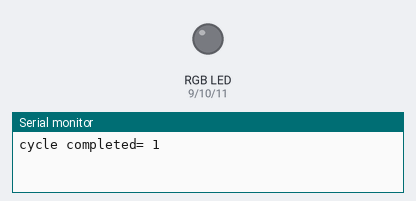
Simulated run of this sketch. Board: Arduino Uno, built with avr-gcc and run on an emulated ATmega328P. Shown: an RGB LED mixed from three pins (HIGH = lit), the last lines printed to the serial monitor.

Above: at 1.1 s.
At 18.7 s:
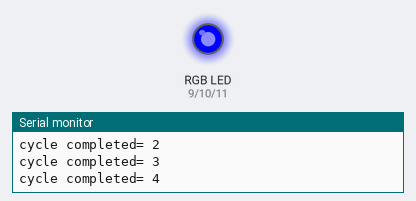
At 24.8 s:
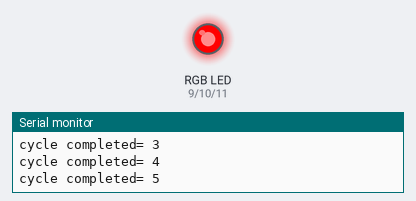
At 31.5 s:
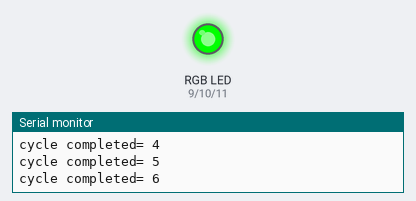
At 34.2 s:
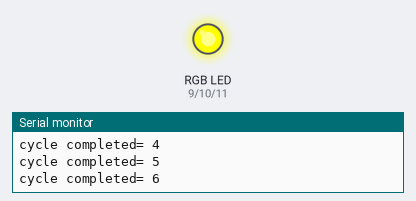
At 37.0 s:
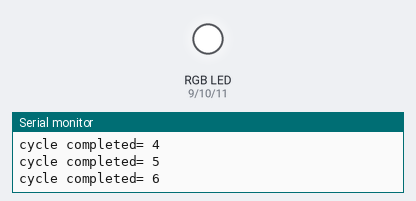
Timing chart, 0 to 40.0 s (numbered marks = the images above):
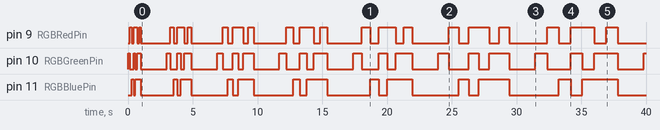

Measured:
- by itself, pin 9 (RGBRedPin): LOW → HIGH at 0.14 s, → LOW 0.14 s later, → HIGH 0.14 s later, → LOW 0.29 s later, … (42 changes in this stretch)
- by itself, pin 10 (RGBGreenPin): LOW → HIGH at 0.00 s, → LOW 0.14 s later, → HIGH 0.29 s later, → LOW 0.14 s later, … (43 changes in this stretch)
- by itself, pin 11 (RGBBluePin): LOW → HIGH at 0.29 s, → LOW 0.14 s later, → HIGH 0.14 s later, → LOW 0.43 s later, … (28 changes in this stretch)

The sketch:

Code.ino
```cpp
// NAME: AARSH PARIMAL PATEL
// STUDENT ID: 200520260
// DATE: 25th MAY 2022
// LAB-2

int RGBRedPin = 9;    // The red RGB LED is connected to pin 9 of the Arduino.
int RGBGreenPin = 10; // The green RGB LED is connected to pin 10 of the Arduino.
int RGBBluePin = 11;  // The blue RGB LED is connected to pin 11 of the Arduino.
int waitTime = 2000;  // Sets the amount of time to wait between color changes.
int waitTime1 = 500;
int waitTime2 = 750;
int waitTime3 = 950;
int waitTime4 = 600;

void setup() // The Setup function runs once.
{
    Serial.begin(9600);
    pinMode(RGBRedPin, OUTPUT);   // Setup red RGB LED pin as an output pin.
    pinMode(RGBGreenPin, OUTPUT); // Setup green RGB LED pin as an output pin.
    pinMode(RGBBluePin, OUTPUT);  // Setup blue RGB LED pin as an output pin.
}
void loop() // The loop function runs forever.
{
    // level1();
    // level2();
    level3();
}

// LEVEL 1

void level1()
{
    // Display Red
    digitalWrite(RGBRedPin, HIGH); // Turn on RED
    delay(waitTime);               // Wait for 2 seconds
    digitalWrite(RGBRedPin, LOW);  // Turn off Red
    // Display Green
    digitalWrite(RGBGreenPin, HIGH); // Turn on Green
    delay(waitTime);                 // Wait for 2 seconds
    digitalWrite(RGBGreenPin, LOW);  // Turn off Green
    // Display Blue
    digitalWrite(RGBBluePin, HIGH); // Turn on Blue
    delay(waitTime);                // Wait for 2 seconds
    digitalWrite(RGBBluePin, LOW);  // Turn off Blue
    // Display Magenta (Red + Blue)
    digitalWrite(RGBRedPin, HIGH);  // Turn on RED
    digitalWrite(RGBBluePin, HIGH); // Turn on Blue
    delay(waitTime);                // Wait for 2 seconds
    digitalWrite(RGBRedPin, LOW);   // Turn off Red
    digitalWrite(RGBBluePin, LOW);  // Turn on Blue
    // Display Yellow (Red + Green)
    digitalWrite(RGBRedPin, HIGH);   // Turn on RED
    digitalWrite(RGBGreenPin, HIGH); // Turn on Green
    delay(waitTime);                 // Wait for 2 seconds
    digitalWrite(RGBRedPin, LOW);    // Turn off Red
    digitalWrite(RGBGreenPin, LOW);  // Turn of Green
    // Display Cyan (Blue + Green)
    digitalWrite(RGBBluePin, HIGH);  // Turn on BLUE
    digitalWrite(RGBGreenPin, HIGH); // Turn on GREEN
    delay(waitTime);                 // Wait for 2 seconds
    digitalWrite(RGBBluePin, LOW);   // Turn of BLUE
    digitalWrite(RGBGreenPin, LOW);  // Turn off GREEN
    // Display White (Red + Blue + Green)
    digitalWrite(RGBRedPin, HIGH);   // Turn on RED
    digitalWrite(RGBBluePin, HIGH);  // Turn on BLUE
    digitalWrite(RGBGreenPin, HIGH); // Turn on GREEN
    delay(waitTime);                 // Wait for 2 seconds
    digitalWrite(RGBRedPin, LOW);    // Turn off RED
    digitalWrite(RGBBluePin, LOW);   // Turn off BLUE
    digitalWrite(RGBGreenPin, LOW);  // Turn off GREEN
}

// LEVEL2

void level2()
{
    // Display Red
    digitalWrite(RGBRedPin, HIGH); // Turn on RED
    delay(waitTime1);              // Wait for 500 milliseconds
    digitalWrite(RGBRedPin, LOW);  // Turn off Red

    // Display White (Red + Blue + Green)
    digitalWrite(RGBRedPin, HIGH);   // Turn on RED
    digitalWrite(RGBBluePin, HIGH);  // Turn on BLUE
    digitalWrite(RGBGreenPin, HIGH); // Turn on GREEN
    delay(waitTime2);                // Wait for 750 milliseconds
    digitalWrite(RGBRedPin, LOW);    // Turn off RED
    digitalWrite(RGBBluePin, LOW);   // Turn off BLUE
    digitalWrite(RGBGreenPin, LOW);  // Turn off GREEN

    // Display Green
    digitalWrite(RGBGreenPin, HIGH); // Turn on Green
    delay(waitTime3);                // Wait for 950 milliseconds
    digitalWrite(RGBGreenPin, LOW);  // Turn off Green

    // Display Red
    digitalWrite(RGBRedPin, HIGH); // Turn on RED
    delay(waitTime1);              // Wait for 500 milliseconds
    digitalWrite(RGBRedPin, LOW);  // Turn off Red

    // Display Blue
    digitalWrite(RGBBluePin, HIGH); // Turn on BLUE
    delay(waitTime2);               // Wait for 750 milliseconds
    digitalWrite(RGBBluePin, LOW);  // Turn off BLUE

    // Display Green
    digitalWrite(RGBGreenPin, HIGH); // Turn on Green
    delay(waitTime3);                // Wait for 950 milliseconds
    digitalWrite(RGBGreenPin, LOW);  // Turn off Green

    // Display White (Red + Blue + Green)
    digitalWrite(RGBRedPin, HIGH);   // Turn on RED
    digitalWrite(RGBBluePin, HIGH);  // Turn on BLUE
    digitalWrite(RGBGreenPin, HIGH); // Turn on GREEN
    delay(waitTime4);                // Wait for 600 milliseconds
    digitalWrite(RGBRedPin, LOW);    // Turn off RED
    digitalWrite(RGBBluePin, LOW);   // Turn off BLUE
    digitalWrite(RGBGreenPin, LOW);  // Turn off GREEN

    Serial.println("5 seconds have elapsed"); // This is used to print the required text
    // 5 seconds

    // Display Red
    digitalWrite(RGBRedPin, HIGH); // Turn on RED
    delay(waitTime1);              // Wait for 500 milliseconds
    digitalWrite(RGBRedPin, LOW);  // Turn off Red

    // Display White (Red + Blue + Green)
    digitalWrite(RGBRedPin, HIGH);   // Turn on RED
    digitalWrite(RGBBluePin, HIGH);  // Turn on BLUE
    digitalWrite(RGBGreenPin, HIGH); // Turn on GREEN
    delay(waitTime2);                // Wait for 750 milliseconds
    digitalWrite(RGBRedPin, LOW);    // Turn off RED
    digitalWrite(RGBBluePin, LOW);   // Turn off BLUE
    digitalWrite(RGBGreenPin, LOW);  // Turn off GREEN

    // Display Green
    digitalWrite(RGBGreenPin, HIGH); // Turn on Green
    delay(waitTime3);                // Wait for 950 milliseconds
    digitalWrite(RGBGreenPin, LOW);  // Turn off Green

    // Display Red
    digitalWrite(RGBRedPin, HIGH); // Turn on RED
    delay(waitTime1);              // Wait for 500 milliseconds
    digitalWrite(RGBRedPin, LOW);  // Turn off Red

    // Display Blue
    digitalWrite(RGBBluePin, HIGH); // Turn on BLUE
    delay(waitTime2);               // Wait for 750 milliseconds
    digitalWrite(RGBBluePin, LOW);  // Turn off BLUE

    // Display Green
    digitalWrite(RGBGreenPin, HIGH); // Turn on Green
    delay(waitTime3);                // Wait for 950 milliseconds
    digitalWrite(RGBGreenPin, LOW);  // Turn off Green

    // Display White (Red + Blue + Green)
    digitalWrite(RGBRedPin, HIGH);   // Turn on RED
    digitalWrite(RGBBluePin, HIGH);  // Turn on BLUE
    digitalWrite(RGBGreenPin, HIGH); // Turn on GREEN
    delay(waitTime4);                // Wait for 600 milliseconds
    digitalWrite(RGBRedPin, LOW);    // Turn off RED
    digitalWrite(RGBBluePin, LOW);   // Turn off BLUE
    digitalWrite(RGBGreenPin, LOW);  // Turn off GREEN

    Serial.println("10 seconds have elapsed");
    // 10 seconds

    // Display Red
    digitalWrite(RGBRedPin, HIGH); // Turn on RED
    delay(waitTime1);              // Wait for 500 milliseconds
    digitalWrite(RGBRedPin, LOW);  // Turn off Red

    // Display White (Red + Blue + Green)
    digitalWrite(RGBRedPin, HIGH);   // Turn on RED
    digitalWrite(RGBBluePin, HIGH);  // Turn on BLUE
    digitalWrite(RGBGreenPin, HIGH); // Turn on GREEN
    delay(waitTime2);                // Wait for 750 milliseconds
    digitalWrite(RGBRedPin, LOW);    // Turn off RED
    digitalWrite(RGBBluePin, LOW);   // Turn off BLUE
    digitalWrite(RGBGreenPin, LOW);  // Turn off GREEN

    // Display Green
    digitalWrite(RGBGreenPin, HIGH); // Turn on Green
    delay(waitTime3);                // Wait for 950 milliseconds
    digitalWrite(RGBGreenPin, LOW);  // Turn off Green

    // Display Red
    digitalWrite(RGBRedPin, HIGH); // Turn on RED
    delay(waitTime1);              // Wait for 500 milliseconds
    digitalWrite(RGBRedPin, LOW);  // Turn off Red

    // Display Blue
    digitalWrite(RGBBluePin, HIGH); // Turn on BLUE
    delay(waitTime2);               // Wait for 750 milliseconds
    digitalWrite(RGBBluePin, LOW);  // Turn off BLUE

    // Display Green
    digitalWrite(RGBGreenPin, HIGH); // Turn on Green
    delay(waitTime3);                // Wait for 950 milliseconds
    digitalWrite(RGBGreenPin, LOW);  // Turn off Green

    // Display White (Red + Blue + Green)
    digitalWrite(RGBRedPin, HIGH);   // Turn on RED
    digitalWrite(RGBBluePin, HIGH);  // Turn on BLUE
    digitalWrite(RGBGreenPin, HIGH); // Turn on GREEN
    delay(waitTime4);                // Wait for 600 milliseconds
    digitalWrite(RGBRedPin, LOW);    // Turn off RED
    digitalWrite(RGBBluePin, LOW);   // Turn off BLUE
    digitalWrite(RGBGreenPin, LOW);  // Turn off GREEN

    Serial.println("15 seconds have elapsed");
    // 15 seconds
}

// LEVEL3

void level3()
{
    // Using "for loop"

    for (int x = 0; x <= 11; x = x + 1)
    {

        for (int i = 143; i <= 1428; i = i + 128)

        // The value of i increases with every cycle.
        {
            // Display Green
            digitalWrite(RGBGreenPin, HIGH); // Turn on Green
            delay(i);                        // This will increase in each cycle
            digitalWrite(RGBGreenPin, LOW);  // Turn off Green
            // Display Red
            digitalWrite(RGBRedPin, HIGH); // Turn on RED
            delay(i);                      // This will increase in each cycle
            digitalWrite(RGBRedPin, LOW);  // Turn off Red
            // Display Blue
            digitalWrite(RGBBluePin, HIGH); // Turn on Blue
            delay(i);                       // This will increase in each cycle
            digitalWrite(RGBBluePin, LOW);  // Turn off Blue
            // Display Yellow (Red + Green)
            digitalWrite(RGBRedPin, HIGH);   // Turn on RED
            digitalWrite(RGBGreenPin, HIGH); // Turn on Green
            delay(i);                        // This will increase in each cycle
            digitalWrite(RGBRedPin, LOW);    // Turn off Red
            digitalWrite(RGBGreenPin, LOW);  // Turn of Green
            // Display Magenta (Red + Blue)
            digitalWrite(RGBRedPin, HIGH);  // Turn on RED
            digitalWrite(RGBBluePin, HIGH); // Turn on Blue
            delay(i);                       // This will increase in each cycle
            digitalWrite(RGBRedPin, LOW);   // Turn off Red
            digitalWrite(RGBBluePin, LOW);  // Turn on Blue
            // Display Cyan (Blue + Green)
            digitalWrite(RGBBluePin, HIGH);  // Turn on BLUE
            digitalWrite(RGBGreenPin, HIGH); // Turn on GREEN
            delay(i);                        // This will increase in each cycle
            digitalWrite(RGBBluePin, LOW);   // Turn of BLUE
            digitalWrite(RGBGreenPin, LOW);  // Turn off GREEN
            // Display White (Red + Blue + Green)
            digitalWrite(RGBRedPin, HIGH);   // Turn on RED
            digitalWrite(RGBBluePin, HIGH);  // Turn on BLUE
            digitalWrite(RGBGreenPin, HIGH); // Turn on GREEN
            delay(i);                        // This will increase in each cycle
            digitalWrite(RGBRedPin, LOW);    // Turn off RED
            digitalWrite(RGBBluePin, LOW);   // Turn off BLUE
            digitalWrite(RGBGreenPin, LOW);  // Turn off GREEN

            Serial.print("cycle completed= ");
            Serial.println(x = x + 1);

            delay(2000); // This will give delay of 2 seconds after every cycle.

            // It will take 10 seconds to complete one cycle after 10 complete cycles
        }
    }
}
```
